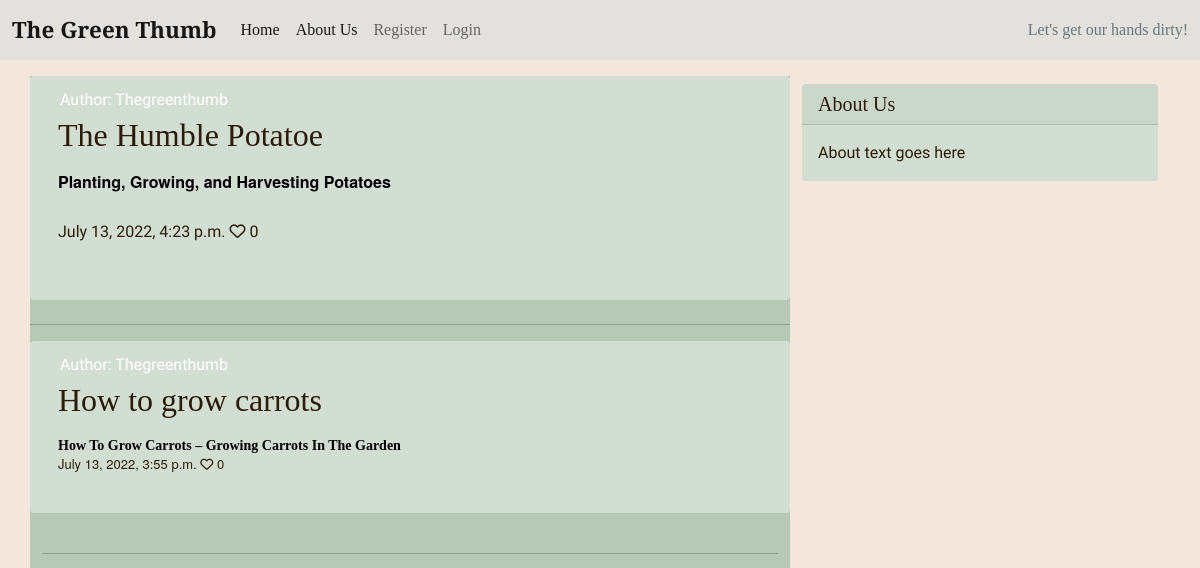
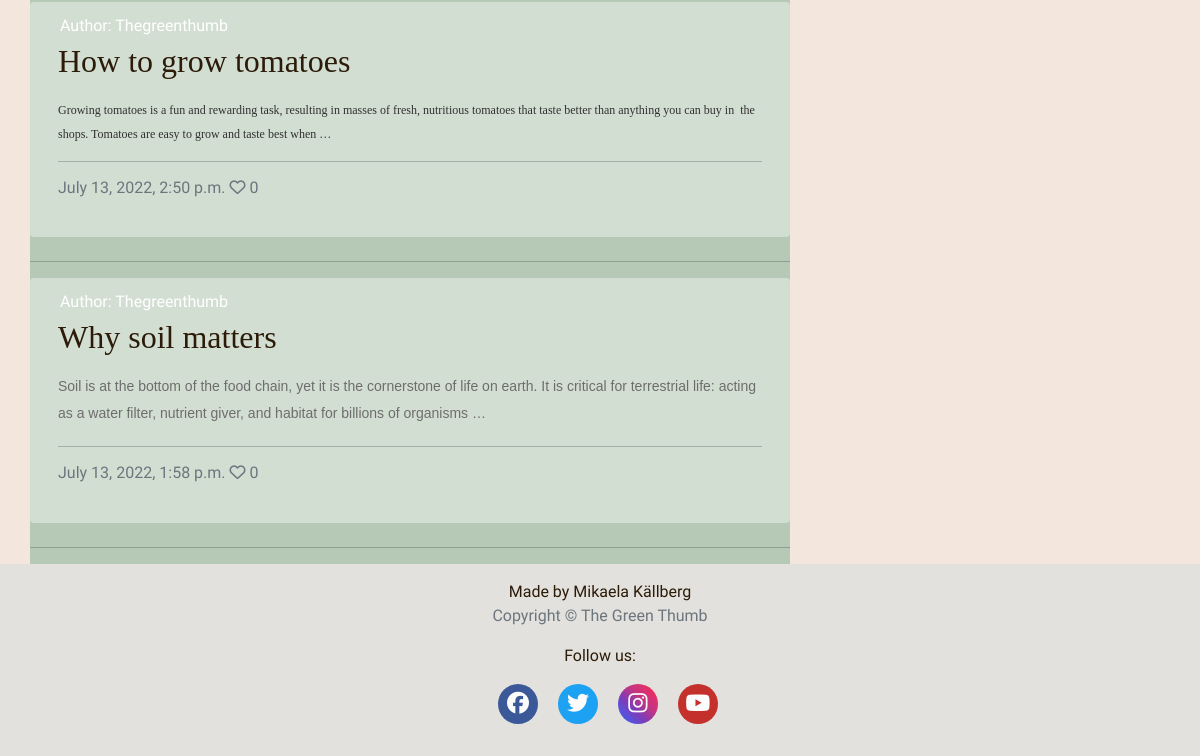
/, run on an earlier commit of the app's database (2 pictures, top to bottom).
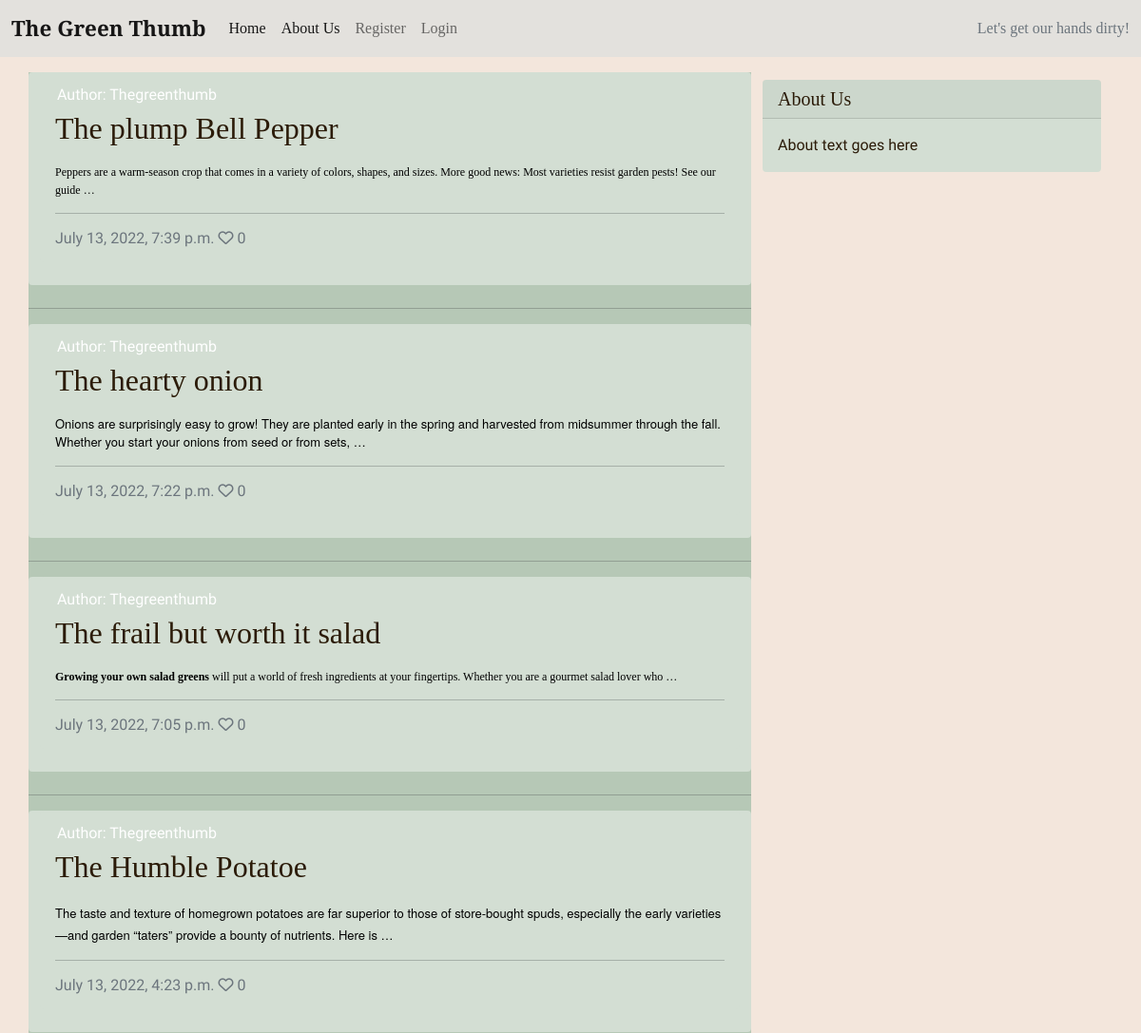
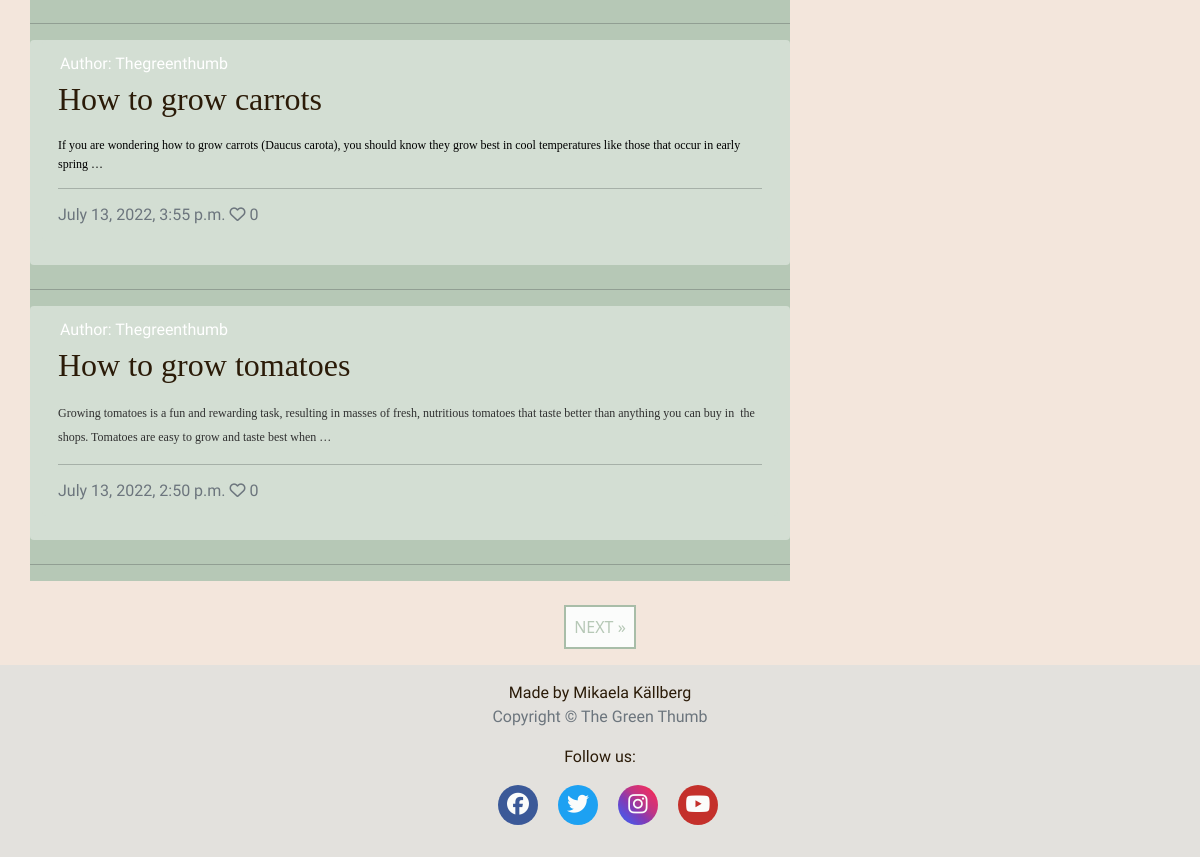
And on a later commit of the database (2 pictures, top to bottom).
### blog/models.py (models this page shows, shortened)
class BlogPost(models.Model):
    title = models.CharField(
        max_length=200, unique=True, null=False, blank=False)
    slug = models.SlugField(max_length=200, unique=True)
    created_on = models.DateTimeField(auto_now_add=True)
    updated_on = models.DateTimeField(auto_now=True)
    content = models.TextField(blank=True)
    excerpt = models.TextField(blank=True)
    author = models.ForeignKey(
        User, on_delete=models.CASCADE, related_name='blog_posts',
        default=id(0))
    status = models.IntegerField(choices=STATUS, default=0)
    featured_image = CloudinaryField('image', default='placeholder')
    alt_tag = models.CharField(max_length=100, default='image related to post')
    likes = models.ManyToManyField(
        User, related_name='blogpost_like', blank=True)
    class Meta:
        ordering = ['-created_on']
    def number_of_likes(self):
        return self.likes.count()

### blog/views.py (the view)
# urls.py: path('', views.PostList.as_view(), name='home'),
class PostList(ListView):
    model = BlogPost
    queryset = BlogPost.objects.filter(status=1).order_by('-created_on')
    context_object_name = 'post_list'
    template_name = 'index.html'
    paginate_by = 6

### templates/index.html (shortened to what this page needs)
{% extends "base.html" %}
{% block content %}
<div class="container">
    <div class="row">
        <div class="col-md-8 mt-3 left">
            <div class="row content-clr">
                {% for post in post_list %}
                <div class="card mb-4">
                    <div class="card mb-4">
                        <div class="card-body">
                            <div class="image-container">
                                <div class="image-flash">
                                    <p class="author">Author: {{ post.author }}</p>
                                </div>
                            </div>
                            <a href="{% url 'post_detail' post.slug %}" class="post-link">
                                <h2 class="card-title">{{ post.title }}</h2>
                                <p class="card-text">{{ post.content|truncatewords:50|safe }} </p>
                            </a>
                            <hr />
                            <p class="card-text text-muted h6">{{ post.created_on}} <i class="far fa-heart"></i>
                                {{ post.number_of_likes }}</p>
                        </div>
                    </div>
                </div>
                <hr>
                {% endfor %}
            </div>
        </div>
        {% block sidebar %}
        {% include 'sidebar.html' %}
        {% endblock sidebar %}
    </div>
    {% if is_paginated %}
    <nav aria-label="Page navigation">
        <ul class="pagination justify-content-center">
            {% if page_obj.has_next %}
            <li><a href="?page={{ page_obj.next_page_number }}" class="next"> NEXT &raquo;</a></li>
            {% endif %}
        </ul>
    </nav>
    {% endif %}
</div>
{%endblock%}

What changed in the data, as far as the page shows it:
no longer on this page (row unchanged): BlogPost: author "Thegreenthumb", title "Why soil matters", content "Soil is at the bottom of the food chain, yet it is the cornerstone of life on earth. It is critical for terrestrial life: acting as a water filter, nutrient giver, and habitat for billions of organisms …", created_on "July 13, 2022, 1:58 p.m.", number_of_likes "0"
added BlogPost: author "Thegreenthumb", title "The plump Bell Pepper", content "Peppers are a warm-season crop that comes in a variety of colors, shapes, and sizes. More good news: Most varieties resist garden pests! See our guide …", created_on "July 13, 2022, 7:39 p.m.", number_of_likes "0"
added BlogPost: author "Thegreenthumb", title "The hearty onion", content "Onions are surprisingly easy to grow! They are planted early in the spring and harvested from midsummer through the fall. Whether you start your onions from seed or from sets, …", created_on "July 13, 2022, 7:22 p.m.", number_of_likes "0"
added BlogPost: author "Thegreenthumb", title "The frail but worth it salad", content "Growing your own salad greens will put a world of fresh ingredients at your fingertips. Whether you are a gourmet salad lover who …", created_on "July 13, 2022, 7:05 p.m.", number_of_likes "0"
changed BlogPost "The Humble Potatoe": content "Planting, Growing, and Harvesting Potatoes" → "The taste and texture of homegrown potatoes are far superior to those of store-bought spuds, especially the early varieties—and garden “taters” provide a bounty of nutrients. Here is …"
changed BlogPost "How to grow carrots": content "How To Grow Carrots – Growing Carrots In The Garden" → "If you are wondering how to grow carrots (Daucus carota), you should know they grow best in cool temperatures like those that occur in early spring …"
Also different on the page:
text now shown: "NEXT »"
